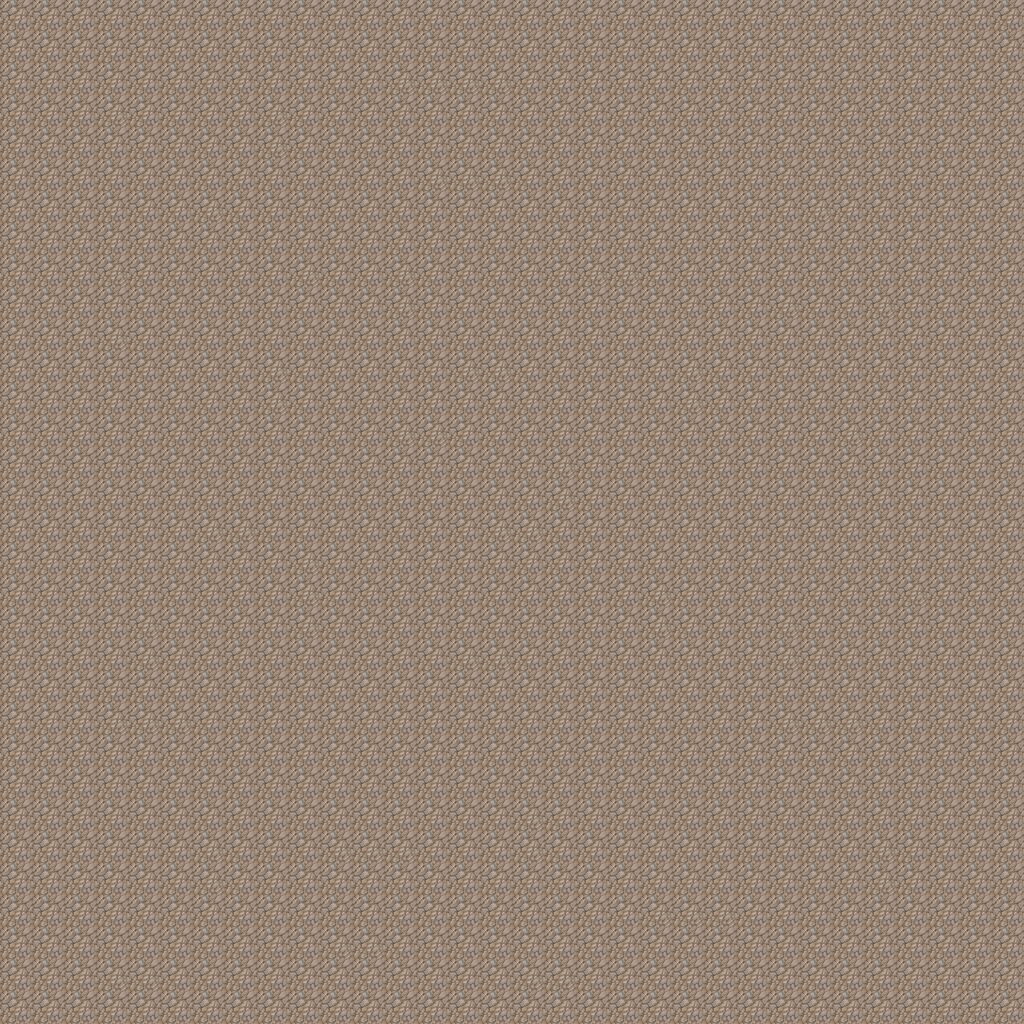

Below is a game level as drawn by its tile map, then a one-line description and the .tmx file that defines it, in full:
An orthogonal 32x32 tile map with 32x32 px tiles, 1 tile layer (Warstwa Kafelków 1), 2 tilesets.

<map version="1.0" tiledversion="1.1.0" orientation="orthogonal" renderorder="left-up" width="32" height="32" tilewidth="32" tileheight="32" infinite="0" nextobjectid="1">
 <tileset firstgid="1" name="tileset" tilewidth="32" tileheight="32" tilecount="29" columns="1">
  <image source="tileset.png" width="32" height="928" />
 </tileset>
 <tileset firstgid="3" name="tileset" tilewidth="32" tileheight="32" tilecount="29" columns="1">
  <image source="tileset.png" width="32" height="928" />
 </tileset>
 <layer name="Warstwa Kafelków 1" width="32" height="32">
  <data encoding="csv">
1,1,1,1,1,1,1,1,1,1,1,1,1,1,1,1,1,1,1,1,1,1,1,1,1,1,1,1,1,1,1,1,
1,1,1,1,1,1,1,1,1,1,1,1,1,1,1,1,1,1,1,1,1,1,1,1,1,1,1,1,1,1,1,1,
1,1,1,1,1,1,1,1,1,1,1,1,2,2,2,2,1,1,1,1,1,1,1,1,1,1,1,1,1,1,1,1,
1,1,1,2,1,1,1,1,2,1,1,1,1,1,1,1,1,1,1,1,1,1,1,1,1,1,1,1,1,1,1,1,
1,1,1,1,1,1,1,1,2,1,1,1,1,1,1,1,1,1,1,1,1,1,1,1,1,1,1,1,1,1,1,1,
1,1,1,1,1,1,1,1,1,1,1,1,1,2,2,2,1,1,1,1,1,1,1,1,1,1,1,1,1,1,1,1,
1,1,1,1,1,1,2,1,1,1,1,1,1,1,1,1,1,1,1,1,1,1,1,1,1,2,1,1,1,1,1,1,
1,1,1,1,1,1,1,1,1,1,1,1,1,1,1,1,1,1,1,1,1,1,1,1,1,1,1,1,1,1,1,1,
1,1,1,2,1,1,1,1,1,2,1,1,2,1,1,1,1,1,2,2,1,1,1,1,1,1,1,1,1,1,1,1,
1,1,1,1,1,1,1,1,1,1,1,1,2,1,1,1,1,1,1,1,1,1,1,1,2,1,1,2,1,1,1,1,
1,1,1,2,1,1,1,1,1,1,1,1,1,1,1,1,1,1,1,1,1,1,1,1,1,1,1,1,1,1,1,1,
1,1,1,1,1,1,1,1,2,1,1,1,1,1,2,2,1,1,1,1,1,2,1,1,1,1,1,1,1,1,1,1,
1,1,1,1,1,1,1,1,2,1,1,1,1,1,1,1,1,1,1,1,1,2,1,1,1,1,1,1,1,1,1,1,
1,1,1,1,1,1,1,1,1,1,1,1,2,2,1,1,1,1,1,1,1,1,1,1,1,1,2,1,1,1,1,1,
1,1,1,1,1,1,1,1,1,1,1,1,1,1,1,1,1,2,1,1,1,1,1,1,1,1,1,1,1,1,1,1,
1,1,1,1,1,1,1,1,1,1,1,1,1,1,1,1,1,2,1,1,1,1,1,1,1,1,1,1,1,1,1,1,
1,1,1,1,1,1,2,2,1,1,1,1,1,1,1,2,2,1,1,1,1,1,1,1,1,1,1,1,1,1,1,1,
1,1,1,1,1,1,1,1,1,2,1,1,1,1,1,1,1,1,1,1,1,1,1,1,1,1,1,1,1,1,1,1,
1,1,1,1,1,1,1,1,1,2,1,1,1,1,1,1,1,1,1,1,2,1,1,1,1,1,1,1,2,1,1,1,
1,1,1,1,2,1,1,1,1,2,1,1,1,1,1,1,1,1,1,1,2,1,1,1,2,1,1,1,1,1,1,1,
1,1,1,1,2,1,1,1,1,1,1,1,1,1,2,2,1,1,1,1,1,1,1,1,2,1,1,1,1,1,1,1,
1,1,1,1,1,1,1,1,1,1,1,1,1,1,1,1,1,1,1,1,1,1,1,1,1,1,1,1,1,1,1,1,
1,1,1,2,2,2,1,1,1,1,1,1,1,1,1,1,1,1,1,1,1,1,1,1,2,2,2,1,1,1,1,1,
1,1,1,1,1,1,1,1,1,1,1,1,1,1,1,1,1,1,1,1,1,1,1,1,1,1,1,1,1,1,1,1,
1,1,1,1,1,1,1,1,1,1,1,1,1,1,1,1,1,1,1,1,1,1,1,1,1,1,1,1,1,1,1,1,
1,1,1,1,1,1,1,1,1,1,1,1,1,1,1,1,2,1,1,1,1,1,1,1,1,1,1,1,1,1,1,1,
1,1,1,1,1,1,2,1,1,1,2,2,2,1,1,1,2,1,1,1,1,1,1,1,1,1,1,2,1,1,1,1,
1,1,1,1,1,1,2,1,1,1,1,1,1,1,1,1,1,1,1,1,1,1,1,1,1,1,1,2,1,1,1,1,
1,1,1,1,1,1,1,1,1,1,1,1,1,1,1,1,1,1,1,1,2,2,2,1,1,1,1,1,1,1,1,1,
1,1,1,1,1,1,1,1,1,1,2,2,1,1,1,1,1,1,1,1,1,1,1,1,1,1,1,1,1,1,1,1,
1,1,1,2,2,1,1,1,1,1,1,1,1,1,1,1,2,2,1,1,1,1,1,1,1,1,1,1,1,1,1,1,
1,1,1,1,1,1,1,1,1,1,1,1,1,1,1,1,1,1,1,1,1,1,1,1,1,1,1,1,1,1,1,1
</data>
 </layer>
</map>